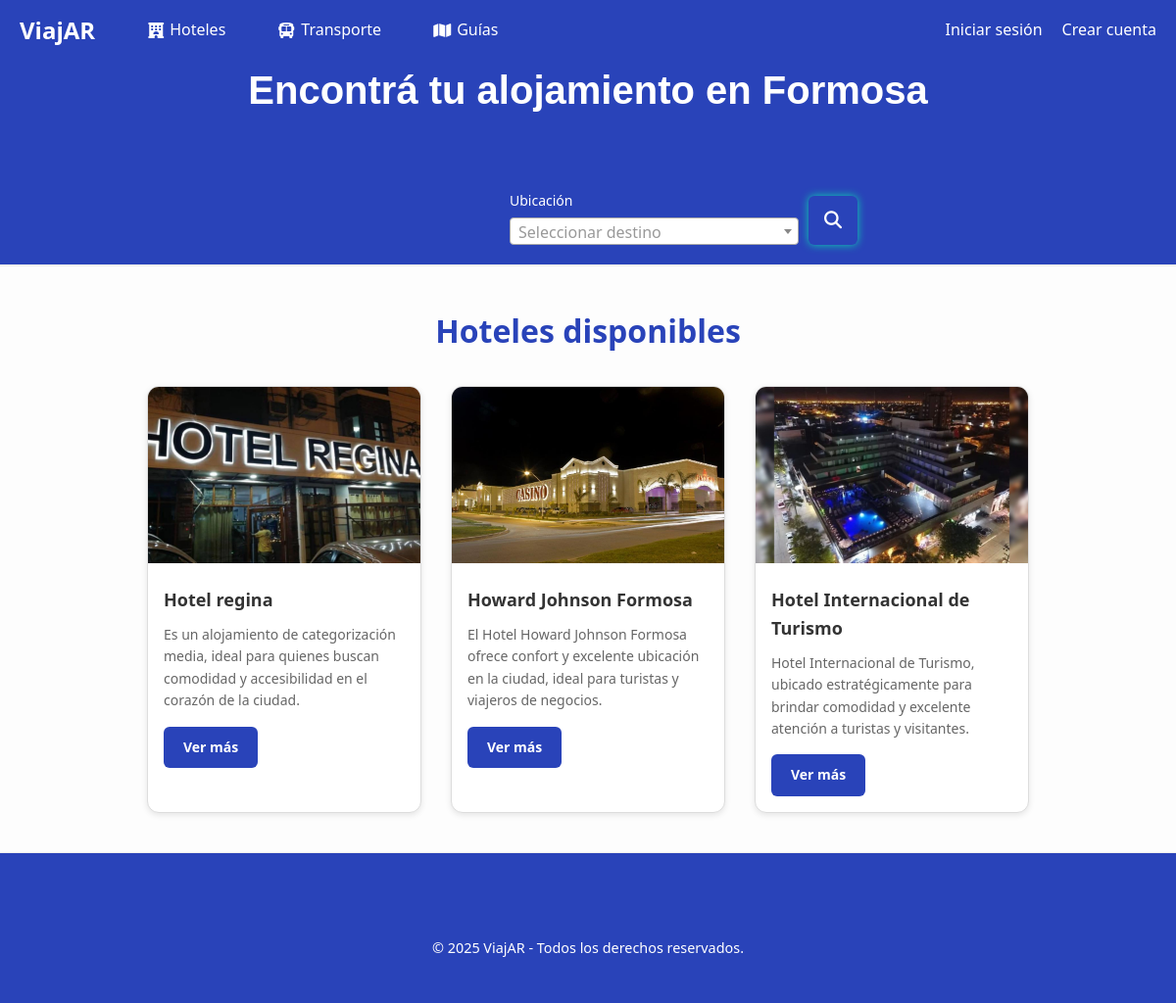
The page / on the database its author committed.
### tables this page shows
CREATE TABLE `hoteles_info` (
  `id_info` int NOT NULL AUTO_INCREMENT,
  `rela_hotel` int NOT NULL,
  `direccion` varchar(100) NOT NULL,
  `descripcion` text,
  `servicios` text,
  `politicas_cancelacion` text,
  `reglas` text,
  `fotos` text,
  PRIMARY KEY (`id_info`),
  KEY `fk_hoteles_info_hotel_idx` (`rela_hotel`),
  CONSTRAINT `fk_hoteles_info_hotel` FOREIGN KEY (`rela_hotel`) REFERENCES `hotel` (`id_hotel`) ON DELETE CASCADE
);

CREATE TABLE `hotel` (
  `id_hotel` int NOT NULL AUTO_INCREMENT,
  `hotel_nombre` varchar(255) NOT NULL,
  `fecha_alta` datetime DEFAULT CURRENT_TIMESTAMP,
  `imagen_principal` varchar(255) DEFAULT NULL,
  `rela_provincia` int DEFAULT NULL,
  `rela_ciudad` int DEFAULT NULL,
  `rela_proveedor` int DEFAULT NULL,
  `activo` tinyint DEFAULT '1',
  `estado_revision` enum('pendiente','aprobado','rechazado') DEFAULT 'pendiente',
  `motivo_rechazo` text,
  `fecha_revision` datetime DEFAULT NULL,
  `revisado_por` int DEFAULT NULL,
  PRIMARY KEY (`id_hotel`),
  KEY `fk_hotel_proveedor_idx` (`rela_proveedor`),
  KEY `fk_hotel_provincia` (`rela_provincia`),
  KEY `fk_hotel_ciudad` (`rela_ciudad`),
  KEY `fk_hotel_revisado_por` (`revisado_por`),
  CONSTRAINT `fk_hotel_ciudad` FOREIGN KEY (`rela_ciudad`) REFERENCES `ciudades` (`id_ciudad`) ON DELETE SET NULL ON UPDATE CASCADE,
  CONSTRAINT `fk_hotel_proveedor` FOREIGN KEY (`rela_proveedor`) REFERENCES `proveedores` (`id_proveedores`),
  CONSTRAINT `fk_hotel_provincia` FOREIGN KEY (`rela_provincia`) REFERENCES `provincias` (`id_provincia`) ON DELETE SET NULL ON UPDATE CASCADE,
  CONSTRAINT `fk_hotel_revisado_por` FOREIGN KEY (`revisado_por`) REFERENCES `usuarios` (`id_usuarios`)
);

### index.php (called while the page is built, shortened)
<?php
$plantilla = new PlantillaControlador();
$plantilla -> traer_plantilla();

### models/hotel.php (called while the page is built, shortened)
<?php
require_once('conexion.php');
class Hotel {
    public function traer_hoteles() {
        $conexion = new Conexion();
        $query = "
            SELECT h.id_hotel, h.hotel_nombre, h.imagen_principal, i.descripcion,
                   h.rela_ciudad, h.estado_revision, h.motivo_rechazo
            FROM hotel h
            LEFT JOIN hoteles_info i ON i.rela_hotel = h.id_hotel
            WHERE h.activo = 1
            AND h.estado_revision = 'aprobado'
            ORDER BY h.fecha_alta DESC
        ";
        return $conexion->consultar($query);
    }
}
?>

### models/conexion.php (called while the page is built, shortened)
<?php
class Conexion {
    private $con;
    private $servidor;
    private $usuario;
    private $password;
    private $base_datos;
    public function __construct() {
        $this->servidor = 'localhost';
        $this->usuario = 'root';
        $this->password = 'hola';
        $this->base_datos = 'viajar';
    }
    public function conectar() {
        if (!$this->con) {
            $this->con = new mysqli($this->servidor, $this->usuario, $this->password, $this->base_datos);
            $this->con->set_charset("utf8");
        }
        return $this->con;
    }
    public function consultar($query) {
        $resultado = $this->conectar()->query($query);
        $data = [];
        if ($resultado && $resultado->num_rows > 0) {
            while ($row = $resultado->fetch_assoc()) {
                $data[] = $row;
            }
        }
        return $data;
    }
}

### views/paginas/pantalla_hoteles.php (the view, shortened to what this page needs)
<?php
require_once('models/hotel.php');
$destino = trim($_GET['destino'] ?? '');
$desde   = $_GET['desde'] ?? '';
$hasta   = $_GET['hasta'] ?? '';
$hotelModel = new Hotel();
if ($destino || $desde || $hasta) {
    $hoteles = $hotelModel->buscar($destino, $desde, $hasta);
} else {
    $hoteles = $hotelModel->traer_hoteles();
}
?>
<!DOCTYPE html>
<html lang="es">
<head>
  <link rel="stylesheet" href="assets/css/pantalla_hoteles.css">
  <link rel="stylesheet" href="https://cdnjs.cloudflare.com/ajax/libs/font-awesome/6.5.0/css/all.min.css">
</head>
<body>
<section class="hero-section">
  <div class="hero-content">
    <h1>Encontrá tu alojamiento en Formosa</h1>
  </div>
</section>
<section class="search-section">
  <div class="search-container">
    <form class="search-form" method="GET">
      <div class="form-group">
          <label for="destino">Ubicación</label>
      </div>
      <div class="form-group full-width">
        <button type="submit"><i class="fa-solid fa-magnifying-glass"></i></button>
      </div>
    </form>
  </div>
</section>
<section class="hoteles">
  <h2>Hoteles disponibles</h2>
  <div class="tarjetas">
    <?php if (!empty($hoteles)): ?>
      <?php foreach ($hoteles as $hotel): ?>
        <div class="tarjeta">
          <img src="assets/images/<?= htmlspecialchars($hotel['imagen_principal']) ?>" alt="<?= htmlspecialchars($hotel['hotel_nombre']) ?>">
          <div class="contenido">
            <h3><?= htmlspecialchars($hotel['hotel_nombre']) ?></h3>
            <p><?= htmlspecialchars($hotel['descripcion'] ?? '-') ?></p>
            <a href="index.php?page=detalle_hotel&id=<?= $hotel['id_hotel'] ?>" class="boton-ver-mas">Ver más</a>
          </div>
        </div>
      <?php endforeach; ?>
    <?php else: ?>
      <p>No se encontraron hoteles para tu búsqueda.</p>
    <?php endif; ?>
  </div>
</section>
<?php include_once("views/componentes/pie.php"); ?>
</body>
</html>

### assets/css/pantalla_hoteles.css (style rules this page uses)
* { margin: 0; padding: 0; box-sizing: border-box; }
body { font-family: 'Segoe UI', sans-serif; line-height: 1.6; background-color: #2943b9; color: #333; }
.hero-section { text-align: center; padding: 60px 20px 20px; }
.hero-section h1 { font-family: 'Poppins', sans-serif; font-size: 2.5rem; font-weight: 700; color: #ffffff; margin-bottom: 30px; }
.search-section { background-color: #2943b9; padding: 20px 20px 20px; text-align: center; border-bottom: 1px solid #eee; }
.search-container { max-width: 600px; margin-left:500px; }
.search-form { display: flex; justify-content: center; align-items: flex-end; gap: 10px; }
.form-group { flex: 1; min-width: 200px; display: flex; flex-direction: column; text-align: left; }
.form-group label { font-size: 14px; font-weight: 500; color: #ffffff; margin-bottom: 6px; }
.search-form button { background-color: #2943b9; color: #fff; padding: 12px; border: 2px solid transparent; border-radius: 6px; font-size: 18px; cursor: pointer; display: flex; align-items: center; justify-content: center; width: 50px; height: 50px; box-shadow: 0 0 8px rgba(5, 248, 175, 0.8); }
.hoteles { padding: 40px 20px; background-color: #fdfdfd; border-top: 1px solid #eee; border-bottom: 1px solid #eee; }
.hoteles h2 { text-align: center; font-size: 2rem; color: #2943b9; margin-bottom: 30px; }
.tarjetas { display: flex; flex-wrap: wrap; justify-content: center; gap: 30px; }
.tarjeta { background-color: #fff; border: 1px solid #ddd; border-radius: 12px; overflow: hidden; width: 280px; box-shadow: 0 2px 6px rgba(0, 0, 0, 0.1); transition: transform 0.3s ease; }
.tarjeta img { width: 100%; height: 180px; object-fit: cover; }
.tarjeta .contenido { padding: 16px; }
.tarjeta h3 { font-size: 18px; color: #333; margin: 0 0 10px; }
.tarjeta p { font-size: 14px; color: #666; margin-bottom: 15px; }
.boton-ver-mas { display: inline-block; padding: 10px 20px; background-color: #2943b9; color: #fff; font-weight: bold; text-decoration: none; border-radius: 6px; font-size: 14px; transition: background-color 0.3s ease; }

### rows shown on the page
hoteles_info: rela_hotel.imagen_principal (picture), rela_hotel.hotel_nombre "Hotel regina", descripcion "Es un alojamiento de categorización media, ideal para quienes buscan comodidad y accesibilidad en el corazón de la ciudad."
hoteles_info: rela_hotel.imagen_principal (picture), rela_hotel.hotel_nombre "Howard Johnson Formosa", descripcion "El Hotel Howard Johnson Formosa ofrece confort y excelente ubicación en la ciudad, ideal para turistas y viajeros de negocios."
hoteles_info: rela_hotel.imagen_principal (picture), rela_hotel.hotel_nombre "Hotel Internacional de Turismo", descripcion "Hotel Internacional de Turismo, ubicado estratégicamente para brindar comodidad y excelente atención a turistas y visitantes."
